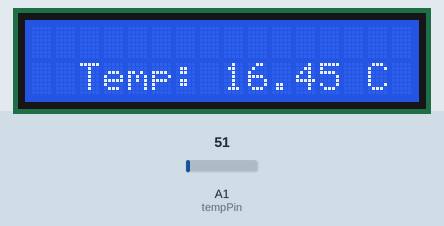
This sketch was run on a simulated Arduino Uno, built with avr-gcc and run on an emulated ATmega328P. On the bench: 16×2 character LCD. The inputs (shaded band) are chosen by the test bench; at power-on: A1 (tempPin) = 51. What the sketch prints to the serial monitor is not drawn.

Above: at 3.2 s.
3.3 s: A1 (tempPin) set to 33
At 4.7 s:
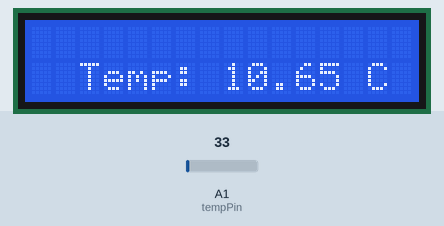
5.6 s: A1 (tempPin) set to 27
At 7.1 s:
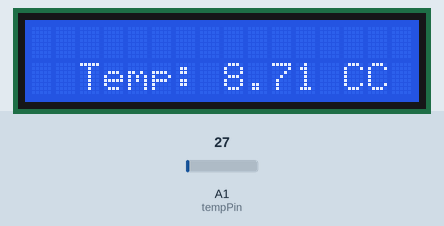
7.6 s: A1 (tempPin) set to 15
At 9.6 s:
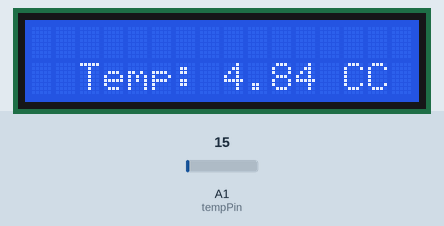
Timing chart, 0 to 11.1 s (numbered marks = the images above; inputs shaded):
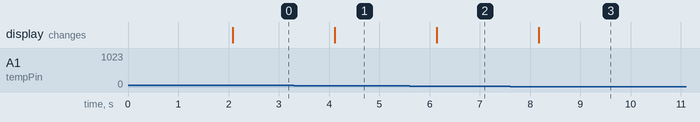

The sketch:

lm35-temperature.ino
```cpp
#include <Wire.h>
#include <LiquidCrystal_I2C.h>

// Initialize the LCD, set the LCD address to 0x27 for a 16 chars and 2 line display
LiquidCrystal_I2C lcd(0x27, 16, 2);

const int tempPin = A1;  // LM35 sensor pin (note: same as pulsePin, read sequentially)

void setup() {
  // Initialize serial communication
  Serial.begin(115200);

  // Initialize the LCD with the correct number of columns and rows
  lcd.begin(16, 2);
  lcd.backlight();

  // Print initial message
  lcd.setCursor(3, 0);
  lcd.print(" Temp");
  delay(2000);
  lcd.clear();
}

void loop() {
  // Read temperature sensor value
  int tempValue = analogRead(tempPin);

  // Convert the analog reading to temperature in Celsius
  float temperature = (tempValue * (3.3 / 1023.0)) * 100;

  // Display the temperature on the serial monitor and LCD
  Serial.print("Temperature: ");
  Serial.print(temperature);
  Serial.println(" C");

  lcd.setCursor(2, 1);
  lcd.print("Temp: ");
  lcd.print(temperature);
  lcd.print(" C");

  // Wait for 1 second before the next reading
  delay(1000);
}
```

Measured:
- the behaviour switches between 31 and 30 on A1 (tempPin) (found by bisection; images 1 and 2)
- after the input at 3.3 s, the display: changes after 0.81 s (image 1)
- after the input at 5.6 s, the display: changes after 0.54 s (image 2)
- after the input at 7.6 s, the display: changes after 0.57 s (image 3)
